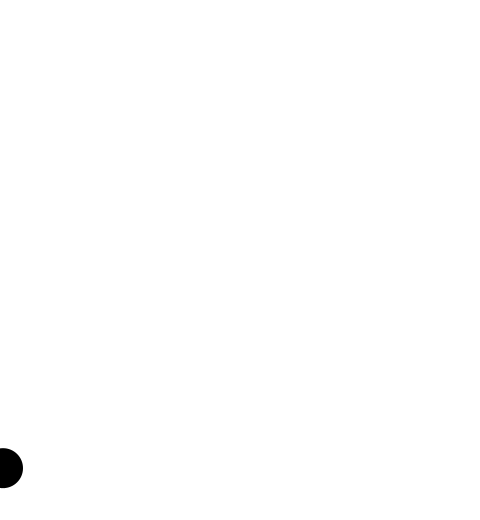
Frame 1 (no input)
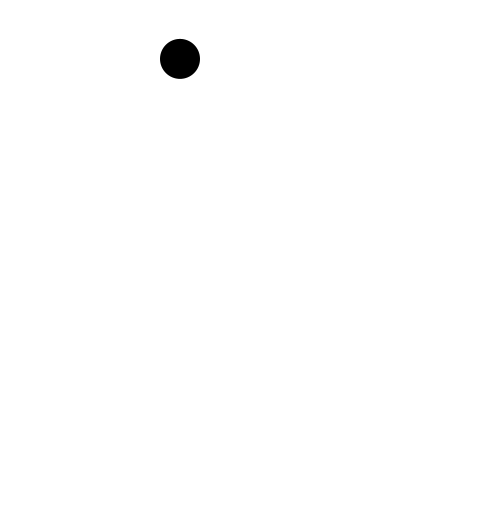
Frame 60 (the mouse pressed at the canvas centre just before this capture)
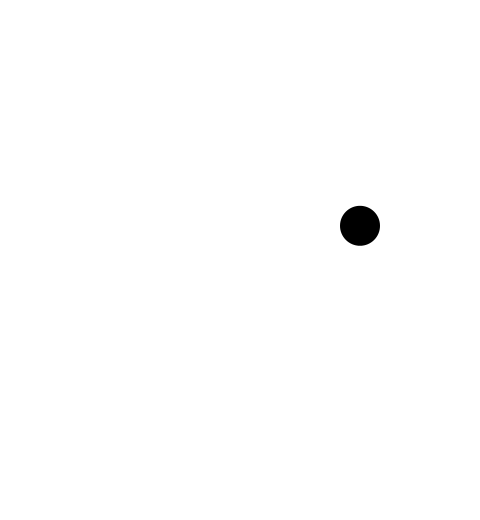
Frame 120 (the mouse held since frame 60 and released just before this capture)

The Processing sketch that drew these frames (run headless with seeded random() and noise(); from frame 60 on, the mouse is pressed at the canvas centre):

// Processing sketch: quickBounchingBall
// ── quickBounchingBall.pde
float x;
float y; 
float xSpeed;
float ySpeed;       
float gravity;   

void setup() {
  x = 0;
  y = 480;
  xSpeed = 3;
  ySpeed = -12;
  gravity = 9.8 / 60; 
  size(480, 520);
  noStroke();
  smooth();
  fill(0, 0, 0);
}

void draw() {
  if (x>=460) {
    xSpeed = xSpeed * -1.1;
    x=460;
  }
  if (y>=500) {
    ySpeed = ySpeed * -1.1;
    y=500;
  }
  if (x<0) {
    xSpeed = xSpeed * -1.1;
    x=0;
  }
  if (y<=0) {
    ySpeed = ySpeed * -1.1;
    y=0;
  }
  ySpeed += gravity;  
  y += ySpeed;
  x += xSpeed; 
  background(255, 255, 255);
  ellipse(x, y, 40, 40);
}
